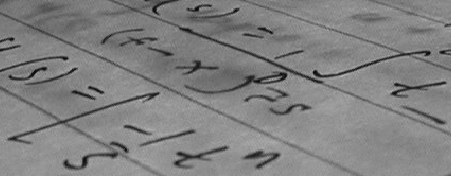
#> input picture images/corner.tif, 451 x 176 px; the run also reads 2 pictures not shown here
$ jupyter execute --allow-errors 272975_2_Orientation.ipynb   (shell and % lines are left out)
#> lines starting #> are read from the running program, lines starting #| are printed output that depends on the picture
</td>
<h2 style="white-space: nowrap">Image Processing Laboratory Notebooks</h2>
<hr style="clear:both">
<p style="font-size:0.85em; margin:2px; text-align:justify">
This Juypter notebook is part of a series of computer laboratories which are designed
to teach image-processing programming; they are running on the EPFL's Noto server. They are the practical complement of the theoretical lectures of the EPFL's Master course <b>Image Processing II</b>
(<a href="https://moodle.epfl.ch/course/view.php?id=463">MICRO-512</a>) taught by Dr. D. Sage, Dr. M. Liebling, Prof. M. Unser and Prof. D. Van de Ville.
</p>
<p style="font-size:0.85em; margin:2px; text-align:justify">
The project is funded by the Center for Digital Education and the School of Engineering. It is owned by the <a href="http://bigwww.epfl.ch/">Biomedical Imaging Group</a>.
The distribution or the reproduction of the notebook is strictly prohibited without the written consent of the authors.  &copy; EPFL 2021.
</p>
<p style="font-size:0.85em; margin:0px"><b>Authors</b>:
    <a href="mailto:pol.delaguilapla@epfl.ch">Pol del Aguila Pla</a>,
    <a href="mailto:kay.lachler@epfl.ch">Kay Lächler</a>,
    <a href="mailto:alejandro.nogueronaramburu@epfl.ch">Alejandro Noguerón Arámburu</a>,
    <a href="mailto:daniel.sage@epfl.ch">Daniel Sage</a>, and
    <a href="mailto:kamil.seghrouchni@epfl.ch">Kamil Seghrouchni</a>.

</p>
<hr style="clear:both">
<h1>Lab 4.2: Orientation</h1>
<div style="background-color:#F0F0F0;padding:4px">
    <p style="margin:4px;"><b>Released</b>: Thursday March 4, 2021</p>
    <p style="margin:4px;"><b>Submission</b>: <span style="color:red">Friday March 12, 2021</span> (before 11:59PM) on <a href="https://moodle.epfl.ch/course/view.php?id=463">Moodle</a></p>
    <p style="margin:4px;"><b>Grade weigth</b>: Lab 4 (18 points), 7.5 % of the overall grade</p>
    <p style="margin:4px;"><b>Remote help</b>: Monday 8 and Thursday 11 March, 2021 on Zoom (see Moodle for link)</p>
    <p style="margin:4px;"><b>Related lectures</b>: Chapter 6</p>
</div>

### Student Name: Théophane Mayaud
### SCIPER: 272975

Double-click on this cell and fill your name and SCIPER number. Then, run the cell below to verify your identity in Noto and set the seed for random results.

[cell 1]
import getpass
# This line recovers your camipro number to mark the images with your ID
uid = int(getpass.getuser().split('-')[2]) if len(getpass.getuser().split('-')) > 2 else ord(getpass.getuser()[0])
print(f'SCIPER: {uid}')

## <a name="imports_"></a> Imports
In the next cell we import Python libraries we will use throughout the lab, as well as the `IPLabViewer` class, created specifically for this course, which provides interactive image visualization based on the `ipywidgets` library:
* [`matplotlib.pyplot`](https://matplotlib.org/3.2.2/api/_as_gen/matplotlib.pyplot.html), to display images
* [`ipywidgets`](https://ipywidgets.readthedocs.io/en/latest/), to make the image display interactive
* [`numpy`](https://numpy.org/doc/stable/reference/index.html), for mathematical operations on arrays
* [`openCV` (cv2)](https://docs.opencv.org/2.4/index.html), for image-processing tasks\n",
* [`scikit-image` (skimage)](https://scikit-image.org/docs/stable/api/api.html), also for image-processing tasks\n",

We will then load the `IPLabViewer()` class (see documentation [here](https://github.com/Biomedical-Imaging-Group/IPLabImageViewer/wiki/Python-IPLabViewer()-Class), or run the Python commands`help(viewer)` after loading the class.)

Finally, we load the images you will use in the exercise to test your functions.

[cell 2]
# Configure plotting as dynamic

# Import standard required packages for this exercise
import warnings
import matplotlib.pyplot as plt
import ipywidgets as widgets
import numpy as np
import cv2 as cv
import skimage
from skimage import feature
# Import IPLabViewer() Class
import sys
sys.path.insert(0, 'lib')
from iplabs import IPLabViewer as viewer

# Load images to be used in this exercise
corner           = cv.imread('images/corner.tif',          cv.IMREAD_UNCHANGED)
#> corner is the input picture: shape (176, 451); min 10, max 197, mean 129.3
dendrochronology = cv.imread('images/dendrochronolgy.tif', cv.IMREAD_UNCHANGED)
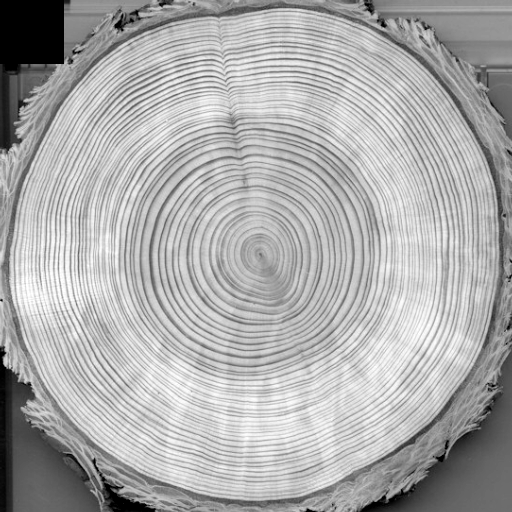
#> input picture images/dendrochronolgy.tif, 512 x 512 px
#> dendrochronology is the input picture: shape (512, 512); min 0, max 255, mean 171.7
fingerprint      = cv.imread('images/fingerprint.tif',     cv.IMREAD_UNCHANGED)
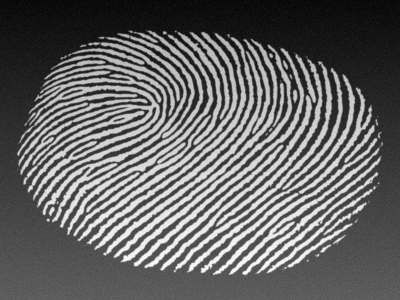
#> input picture images/fingerprint.tif, 400 x 300 px
#> fingerprint is the input picture: shape (300, 400); min 0, max 255, mean 100.6
harris_corner    = cv.imread('images/harris-corner.tif',   cv.IMREAD_UNCHANGED)
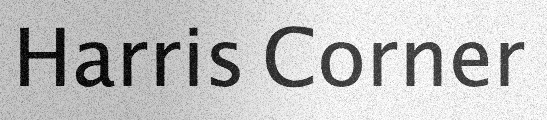
#> input picture images/harris-corner.tif, 547 x 120 px
#> harris_corner is the input picture: shape (120, 547); min 0, max 255, mean 194.5
wave_ramp        = cv.imread('images/wave-ramp.tif',       cv.IMREAD_UNCHANGED)

# Orientation laboratory (13 points)

In this lab we will implement the computation of the structure tensor presented in Chapter 6.2, which can be used to perform directional image analysis.

The block-diagram of the complete system is shown in the following flowchart, where $f(x,y)$ is the graylevel input image.

Successively, you will implement the functions
* `structure_tensor` to generate the structure tensor matrix,
* `orientation_features`, which implements the whole chain of calculations to generate the features needed for directional analysis, and
* `colorize_features` to display the calculated features as a color image.

Once you ensured that the functions are correct, you will use them in two applications that rely on directional image analysis,
* a method to select specific orientations, and
* a keypoint detector (Harris corner detector).

Finally, we will analyze the `structure_tensor` function a bit more closely and see if we can improve the obtained results.

<div class = 'alert alert-info'>

**Note:** This part of the lab will be carried out completely in Python.
</div>

# Index
1. [Structure tensor matrix](#1.-Structure-tensor-matrix-(2-points)) **(2 points)**
2. [Orientation features](#2.-Orientation-features)
    1. [Feature calculation](#2.A.-Feature-calculation-(4-points)) **(4 points)**
    2. [Feature visualization](#2.B.-Feature-visualization-(2-points)) **(2 points)**
3. [Application](#3.-Application)
    1. [Selection of specific orientations](#3.A.-Selection-of-specific-orientations-(2-points)) **(2 points)**
    2. [Harris corner detector](#3.B.-Harris-corner-detector-(2-points)) **(2 points)**
    3. [*Advanced:* Isotropic filtering in the Fourier space](#3.C.-Advanced:-Isotropic-filtering-in-the-Fourier-space-(1-point)) **(1 point)**

### Visualize images
First of all, run the cell below to get familiar with the images we will be using. Remember you can use `Next` and `Prev` to cycle through the images.

[cell 3]
# Declare image_list for ImageViewer
img_list = [corner, dendrochronology, fingerprint, harris_corner, wave_ramp]
#> (the rest of this cell did not finish here and is left out)

# 1. Structure tensor matrix (2 points)
[Back to index](#Index)

To calculate the elements $J_{xx}$, $J_{xy}$ and $J_{yy}$ of the structure tensor, we only need two computational blocks: a Gaussian filter and a gradient filter. For the gradient, we will use the **OpenCV Sobel filter** [`cv.Sobel(src, ddepth, dx, dy, ksize)`](https://docs.opencv.org/3.4/d4/d86/group__imgproc__filter.html#gacea54f142e81b6758cb6f375ce782c8d). Click on the link to see its documentation and choose the right input parameters to apply a **first-order** Sobel filter of **size $3\times3$**. For the smoothing filter we will use the standard Gaussian filter provided by OpenCV [`cv.GaussianBlur(fxx, ksize, sigmaX)`](https://docs.opencv.org/master/d4/d86/group__imgproc__filter.html#gaabe8c836e97159a9193fb0b11ac52cf1) with default boundary conditions (`BORDER_DEFAULT` or `BORDER_REFLECT_101`). If you are unsure about its input parameters, go check the documentation.

**For 2 points**, complete the function `structure_tensor` in the cell below. It may be useful to revisit the [figure](#Orientation-laboratory-(13-points)) at the start of this notebook before starting.

<div class="alert alert-info">

**Hints:**
* **`cv.Sobel`:** set `ddepth=cv.CV_64F` since the gradient can be a negative floating point number.
* **`cv.GaussianBlur`:** set `ksize=(0,0)` to let the function choose the filter size automatically from `sigmaX`.
* **Multiplication:** Note that, contrary to Matlab and other languages, the Python operator `*` applied to a NumPy Array performs *element-wise* multiplication.
* To ensure that you define the right parameter in a function call always specify the name of the parameter. For example: `cv.Sobel(src=img, ddepth=cv.CV_64F, dx=1, dy=1, ksize=5)` is much easier to understand and debug than `cv.Sobel(img, cv.CV_64F, 1, 1, 5)`.
</div>

[cell 4]
# Function that calculates the elements Jxx, Jxy and Jyy of the structure tensor matrix
def structure_tensor(img, sigma):
    Jxx = None
    Jxy = None
    Jyy = None

    # YOUR CODE HERE
    Jx = cv.Sobel(img, ddepth=cv.CV_64F, dx=1, dy=0, ksize=3)
    Jy = cv.Sobel(img, ddepth=cv.CV_64F, dx=0, dy=1, ksize=3)
    Jxx = Jx*Jx
    Jxy = Jx*Jy
    Jyy = Jy*Jy

    Jxx = cv.GaussianBlur(Jxx, ksize=(0,0), sigmaX=sigma, sigmaY=sigma)
    Jxy = cv.GaussianBlur(Jxy, ksize=(0,0), sigmaX=sigma, sigmaY=sigma)
    Jyy = cv.GaussianBlur(Jyy, ksize=(0,0), sigmaX=sigma, sigmaY=sigma)

    return Jxx, Jxy, Jyy

Let's perform a quick sanity check on a simple $11 \times 11$ **impulse image** using `sigma=1`.
<div class="alert alert-info">

**Note:** You can modify the input image and the sigma value in the cell below to observe the different results.
</div>

[cell 5]
# Define impulse image
size = 11
test_img = np.zeros((size,size))
test_img[size//2, size//2] = 1
# Run function and display the result
Jxx, Jxy, Jyy = structure_tensor(test_img, sigma = 1)
plt.close('all')
#> (the rest of this cell did not finish here and is left out)

Specifically, we will first check that $J_{xx}$ and $J_{yy}$ are non-negative and identical to each other when rotated by $90^{\circ}$, which should be the case for this impulse image. Then, we will also check that $J_{xy}$ contains both negative and non-negative numbers, and that all elements that are either in the fifth row or the fifth column of $J_{xy}$ are zero.

Because the structure tensor is a crucial part of this lab, we will also perform more sophisticated sanity checks comparing your results to our pre-computed correct results.

[cell 6]
# Basic sanity checks
# Re-run example in case you've played around with the previous cell
test_img = np.zeros((11,11)); test_img[5, 5] = 1
Jxx, Jxy, Jyy = structure_tensor(test_img, sigma = 1)

# No negative values in Jxx and Jyy
assert np.all(Jxx >= 0) and np.all(Jyy >= 0), '\nJxx and Jyy should not contain any negative values.\n'
np.testing.assert_array_almost_equal(np.rot90(Jxx), Jyy, err_msg =
                                     '\nJxx should be the same as Jyy but rotated 90 degrees.\n')

# Jxy both positive and negative
assert np.any(Jxy > 0) and np.any(Jxy < 0), '\nJxy should contain both negative and positive values.\n'

# Fifth row/col zeros
assert np.all(abs(Jxy[5, :]) < 1e-5) and np.all(abs(Jxy[:, 5]) < 1e-5), '\nThe fifth row/column of Jxy should only have zeros.\n'

# Comparison to pre-computed correct results
# Boundaries should be close to zero
error_check = [False, False, False]
mask = np.ones(test_img.shape, dtype=bool); mask[2:9, 2:9] = False
if not np.all(np.abs(Jxx[mask]) < 0.01):
    warnings.warn('Jxx is not yet correct, values outside the range x=[2,8], y=[2,8] should be close to 0.\n')
    error_check[0] = True
if not np.all(np.abs(Jyy[mask]) < 0.01):
    warnings.warn('Jyy is not yet correct, values outside the range x=[2,8], y=[2,8] should be close to 0.\n')
    error_check[1] = True
if not np.all(np.abs(Jxy[mask]) < 0.01):
    warnings.warn('Jxy is not yet correct, values outside the range x=[2,8], y=[2,8] should be close to 0.\n')
    error_check[2] = True
Jxx_corr = np.array([[0.004, 0.018, 0.033, 0.035, 0.033, 0.018, 0.004],
                     [0.025, 0.114, 0.209, 0.224, 0.209, 0.114, 0.025],
                     [0.077, 0.35,  0.644, 0.688, 0.644, 0.35,  0.077],
                     [0.113, 0.512, 0.942, 1.006, 0.942, 0.512, 0.113],
                     [0.077, 0.35,  0.644, 0.688, 0.644, 0.35,  0.077],
                     [0.025, 0.114, 0.209, 0.224, 0.209, 0.114, 0.025],
                     [0.004, 0.018, 0.033, 0.035, 0.033, 0.018, 0.004]])
Jyy_corr = Jxx_corr.T
Jxy_corr = np.array([[ 0.003,  0.013,  0.019,  0.   , -0.019, -0.013, -0.003],
                     [ 0.013,  0.056,  0.082,  0.   , -0.082, -0.056, -0.013],
                     [ 0.019,  0.082,  0.119,  0.   , -0.119, -0.082, -0.019],
                     [ 0.   ,  0.   ,  0.   ,  0.   ,  0.   ,  0.   ,  0.   ],
                     [-0.019, -0.082, -0.119,  0.   ,  0.119,  0.082,  0.019],
                     [-0.013, -0.056, -0.082,  0.   ,  0.082,  0.056,  0.013],
                     [-0.003, -0.013, -0.019,  0.   ,  0.019,  0.013,  0.003]])

# Exact values in the center
try:
    np.testing.assert_array_almost_equal(Jxx[2:9, 2:9], Jxx_corr, decimal=3)
except:
    warnings.warn('The non-zero values of Jxx inside the range x=[2,8], y=[2,8] are not yet correct. Compare your output from above with the correct version below.\n')
    error_check[0] = True
try:
    np.testing.assert_array_almost_equal(Jyy[2:9, 2:9], Jyy_corr, decimal=3)
except:
    warnings.warn('The non-zero values of Jyy inside the range x=[2,8], y=[2,8] are not yet correct. Compare your output from above with the correct version below.\n')
    error_check[1] = True
try:
    np.testing.assert_array_almost_equal(Jxy[2:9, 2:9], Jxy_corr, decimal=3)
except:
    warnings.warn('The non-zero values of Jxy inside the range x=[2,8], y=[2,8] are not yet correct. Compare your output from above with the correct version below.\n')
    error_check[2] = True

# In the presence of errors, show differences to debug your code
if np.any(error_check):
    Jxx_vis = np.zeros(test_img.shape); Jyy_vis = np.zeros(test_img.shape); Jxy_vis = np.zeros(test_img.shape)
    Jxx_vis[mask == False] = Jxx_corr.flatten(); Jyy_vis[mask == False] = Jyy_corr.flatten(); Jxy_vis[mask == False] = Jxy_corr.flatten()
    corr_imgs = [Jxx_vis, Jyy_vis, Jxy_vis]; imgs = [Jxx, Jyy, Jxy]; names = ['Jxx', 'Jyy', 'Jxy']
    img_list = []; title_list = []; err_count = 0
    for i, c in enumerate(error_check):
        if c:
            img_list.append(imgs[i]); img_list.append(corr_imgs[i])
            title_list.append(names[i]); title_list.append(names[i] + ' correct')
            err_count += 1
    plt.close('all'); view = viewer(img_list, title=title_list, subplots=(err_count,2))
else:
    print('Congratulations! Your structure_tensor passed the sanity check.')
    print('Remember that this is not a guarantee that everything is correct.')

Now you can also apply `structure_tensor` to the various images we have imported before (corner, dendrochronology, fingerprint, harris_corner, or wave_ramp) and see what the elements of the structure tensor matrix look like. Run the cell below and change the variable `image` to different images. You can also change the `sigma` value and observe the effect this has on the result.

[cell 7]
# you can change the image to any of the ones we imported: corner, dendrochronology, fingerprint, harris_corner, or wave_ramp
image = dendrochronology #corner, dendrochronology, fingerprint, harris_corner, wave_ramp

Jxx, Jxy, Jyy = structure_tensor(image, sigma = 2)
plt.close('all')
#> (the rest of this cell did not finish here and is left out)

# 2. Orientation features
[Back to index](#Index)

Now that we have the structure tensor, we can calculate interesting features from it that help us understand and visualize the orientation of an image. An easy way to think about the structure tensor is that, for each pixel location `[m,n]`, we can calculate a matrix $\mathbf{J}$ made out of the values of $J_{xx}$, $J_{yy}$, and $J_{xy}$ at that same pixel, i.e.,

$$
    \mathbf{J}[m,n] = \left[ \begin{array}{cc} J_{xx}[m,n] & J_{xy}[m,n] \\ J_{xy}[m,n] & J_{yy}[m,n]\end{array} \right]\,.
$$

## 2.A. Feature calculation (4 points)
[Back to index](#Index)

In the table below, you can see the four features that we are going to compute from this matrix $\mathbf{J}$, where we drop the pixel indeces `[m,n]` for simplicity. There, $\det(\mathbf{J})$ stands for the determinant of the matrix, and $\operatorname{tr}(\mathbf{J})$ for the trace.

| Feature | Relation to the structure tensor matrix $\mathbf{J}$ |
| :-: | :-: |
| Orientation | $$\Theta = \frac{1}{2}\arctan\left(\frac{2J_{xy}}{J_{yy}-J_{xx}}\right)$$ |
| Gradient Energy | $$E = J_{yy}+J_{xx}$$ |
| Coherence | $$C = \frac{\sqrt{(J_{yy}-J_{xx})^2+4J_{xy}^2}}{J_{yy}+J_{xx}}$$ |
| Harris Index | $$H = \det(\mathbf{J}) - \kappa \operatorname{tr}(\mathbf{J})^2\mbox{, with }\kappa = 0.05$$ |

In the cell below, write the function `orientation_features()` which implements the whole chain of processing of the algorithm described in the [flowchart](#Orientation-laboratory-(13-points)) at the start of this lab. Use the `structure_tensor` function you prepared in the previous section to get the structure tensor and use the relations shown in the table above to calculate the specified features (**1 point each**).

<div class="alert alert-info">

**Note:** For $\arctan\left(\frac{x1}{x2}\right)$ in $[-\pi, \pi]$ use `np.arctan2(x1, x2)`.
</div>
<div class="alert alert-warning">

**Beware:** At each pixel where $J_{xx}[m,n]+J_{yy}[m,n] < 0.01$, set the **coherence to 0** to avoid a division by zero.
</div>

[cell 8]
# Function that calculates the orientation features of an image for a given sigma
def orientation_features(img, sigma):
    orientation = np.zeros(img.shape)
    energy      = np.zeros(img.shape)
    coherence   = np.zeros(img.shape)
    harris      = np.zeros(img.shape)

    # YOUR CODE HERE
#     for m in range(Jxx.shape(0))
    Jxx, Jxy, Jyy = structure_tensor(img, sigma)
#> call 4 of structure_tensor, with sigma = 2
#> in structure_tensor (call 4), `Jx = cv.Sobel(img, ddepth=cv.CV_64F, dx=1, dy=0, ksize=3)`:
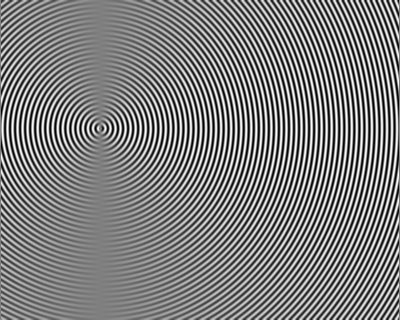
#> Jx: shape (320, 400) float64; min -7.58, max 7.62, mean 0.0206; drawn with min black and max white
#> in structure_tensor (call 4), `Jy = cv.Sobel(img, ddepth=cv.CV_64F, dx=0, dy=1, ksize=3)`:
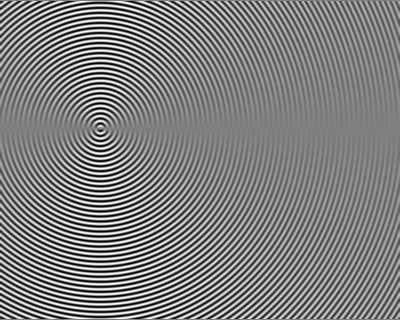
#> Jy: shape (320, 400) float64; min -7.59, max 7.59, mean 0.00014; drawn with min black and max white
#> in structure_tensor (call 4), `Jyy = Jy*Jy`:
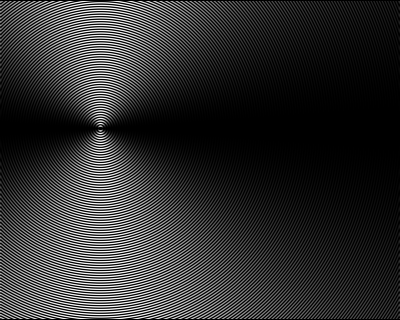
#> Jyy: shape (320, 400) float64; min 0, max 57.62, mean 10.9; drawn with min black and max white
#> in structure_tensor (call 4), `Jxx = cv.GaussianBlur(Jxx, ksize=(0,0), sigmaX=sigma, sigmaY=sigma)`:
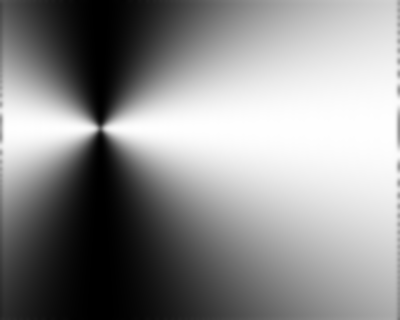
#> Jxx: shape (320, 400) float64; min 0.00287, max 28.85, mean 16.1; drawn with min black and max white
#> in structure_tensor (call 4), `Jxy = cv.GaussianBlur(Jxy, ksize=(0,0), sigmaX=sigma, sigmaY=sigma)`:
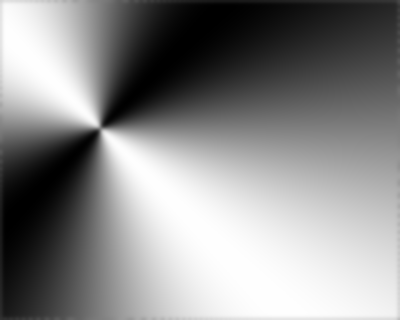
#> Jxy: shape (320, 400) float64; min -12.77, max 12.78, mean 1.17; drawn with min black and max white
#> in structure_tensor (call 4), `Jyy = cv.GaussianBlur(Jyy, ksize=(0,0), sigmaX=sigma, sigmaY=sigma)`:
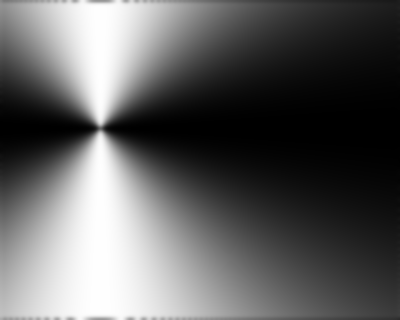
#> Jyy: shape (320, 400) float64; min 0.000928, max 28.81, mean 10.9; drawn with min black and max white
    orientation = np.arctan2(2*Jxy,Jyy-Jxx)/2
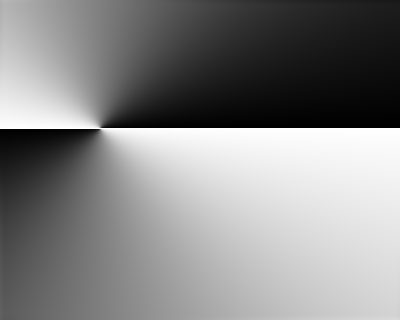
#> orientation: shape (320, 400) float64; min -1.57, max 1.57, mean 0.0915; drawn with min black and max white
    energy = Jyy + Jxx
    coherence = np.sqrt((Jyy-Jxx)**2+4*Jxy**2)/(Jyy+Jxx)
#> (the rest of the program and of its run is left out)
